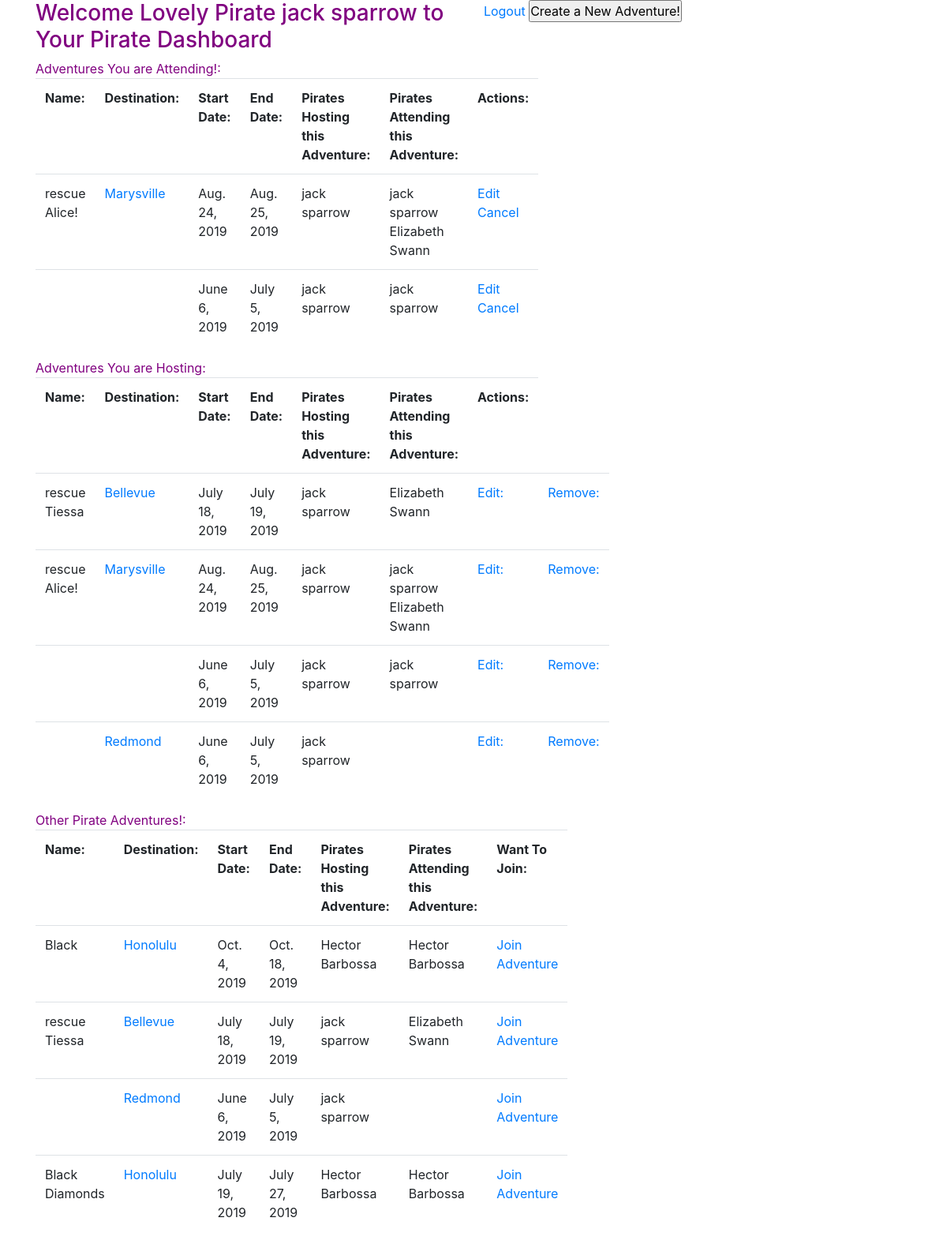
The page /pirates_adventure/dashboard (signed in) on the database as committed earlier.
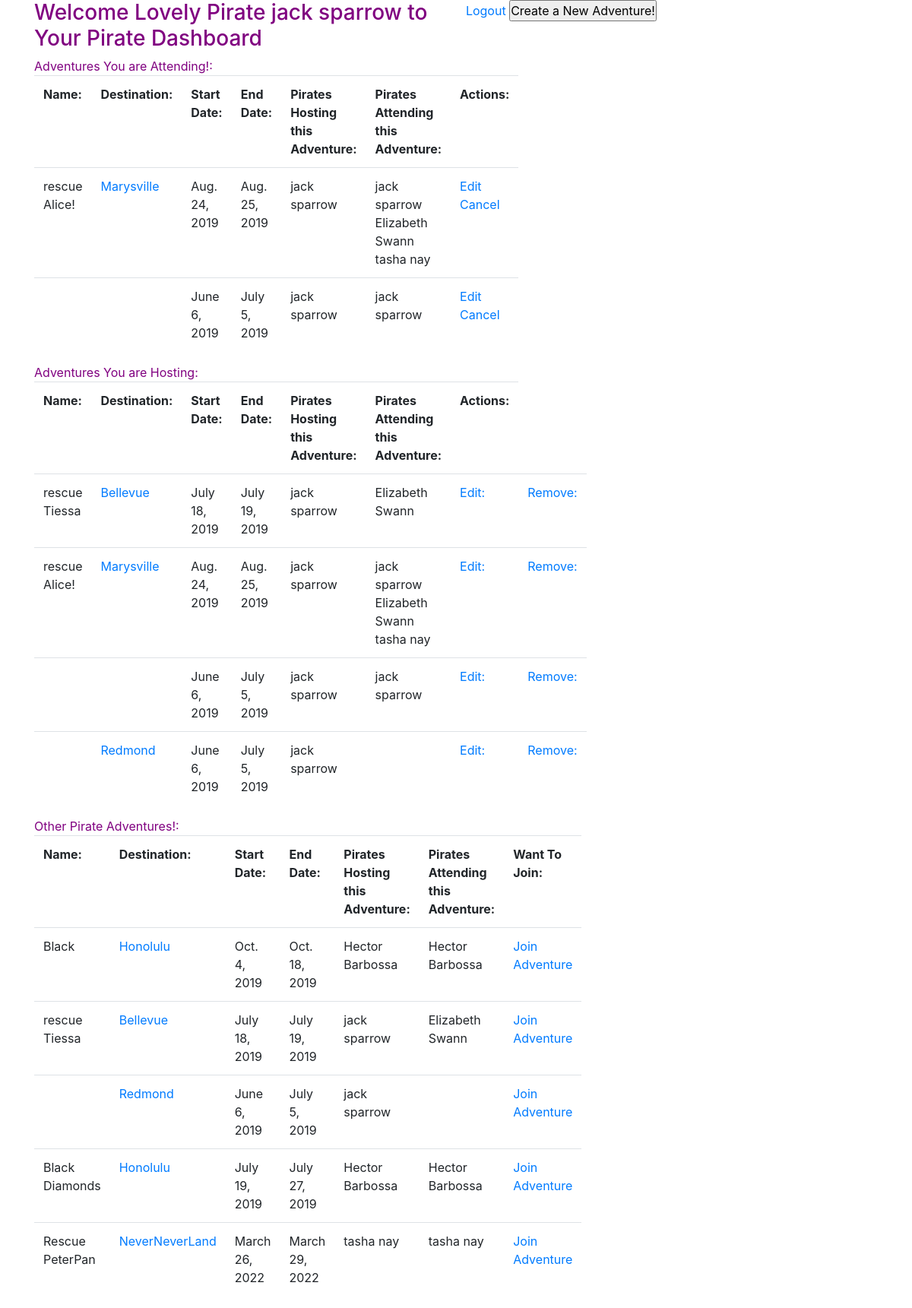
The same page on the database as committed later.
### log_reg_adventure_app/models.py (models this page shows)
class User(models.Model):
    first_name = models.CharField(max_length=45)
    last_name = models.CharField(max_length=45)
    alias = models.CharField(max_length=45)
    email = models.CharField(max_length=45)
    password = models.CharField(max_length=255)
    birthday = models.DateField()
    created_at = models.DateTimeField(auto_now_add=True)
    updated_at = models.DateTimeField(auto_now=True)
    objects = LoginManager()

### adventure_app/models.py (models this page shows)
class Adventure(models.Model):
    name = models.CharField(max_length=45)
    attending_adventure = models.ManyToManyField(User, related_name="pirates_attending_adventures_list", default = "")
    hosting_adventure = models.ForeignKey(User, related_name="pirates_hosting_adventures_list", default = "")
    destination = models.CharField(max_length = 255)
    start_date = models.DateField()
    end_date = models.DateField()
    plan = models.TextField()
    created_at = models.DateTimeField(auto_now_add=True)
    updated_at = models.DateTimeField(auto_now=True)
    objects = AdventureManager()

### adventure_app/views.py (the view)
def Dashboard(request):
    if 'user_id' not in request.session:
        return redirect('/')
    this_pirate_id = request.session["user_id"]
    this_pirate = User.objects.get(id=this_pirate_id)
    all_pirates = User.objects.all()
    attend_list = this_pirate.pirates_attending_adventures_list.all()
    host_list = this_pirate.pirates_hosting_adventures_list.all()
    all_adventures = Adventure.objects.all()
    other_pirate_adventures = Adventure.objects.exclude(attending_adventure = this_pirate_id)
    all_logged_user_attending_adventures_list_of_adventure_objects = Adventure.objects.filter( attending_adventure = this_pirate_id)
    context={
       'this_pirate_template': this_pirate,
       'this_pirate_id_template': this_pirate_id,
       'all_pirates_template': all_pirates,
       'attend_list': attend_list,
       'host_list': host_list,
       'all_adventures_template': all_adventures,
       'other_pirate_adventures_template': other_pirate_adventures,
       'all_logged_user_attending_adventures_list_of_adventure_objects_template': all_logged_user_attending_adventures_list_of_adventure_objects,
    }
    return render(request, "adventure_app/dashboard.html", context )

### adventure_app/templates/adventure_app/dashboard.html (shortened to what this page needs)
<!DOCTYPE html>
<html>
<head>
<link rel="stylesheet" href="https://stackpath.bootstrapcdn.com/bootstrap/4.3.1/css/bootstrap.min.css">
{% load static %}
<link rel="stylesheet" href="{% static 'adventure_app/css/style.css' %}">
</head>
<body>
<div class = "container">
    <div class = "text_left">
       <div class="row">
           <div class="col-6">
                <h3>Welcome Lovely Pirate {{this_pirate_template.first_name}} {{this_pirate_template.last_name}}   to Your Pirate Dashboard</h3>
            </div>
            <div class="col-6">
                    <form action="adventures/new" method="POST">
                        <p><a href= "/logout"> Logout   </a>
                        <input type="submit" value="Create a New Adventure!">
                        </p>
                    </form>
                </div>
       </div>
    </div>
    <div class = "middle">
        <div class="row">
            <div class="col-6">
                <table class = "table">
                    <th>Name:  </th>
                    <th>Destination:  </th>
                    <th>Start Date:  </th>
                    <th>End Date:  </th>
                    <th>Pirates Hosting this Adventure:  </th>
                    <th>Pirates Attending this Adventure:  </th>
                    <th>Actions:  </th>
                    {% for a in attend_list %}
                    <tr>
                        <td>{{a.name}}</td>
                        <td><a href= "/pirates_adventure/adventures/{{a.id}}">{{a.destination}}</a></td>
                        <td>{{a.start_date}}</td>
                        <td>{{a.end_date}}</td>
                        <td>{{a.hosting_adventure.first_name}}  {{a.hosting_adventure.last_name}}</td>
                        <td>{% for b in a.attending_adventure.all %}
                                {{b.first_name}}  {{b.last_name}}
                            {% endfor %}
                        </td>
                        <td><a href="edit/{{a.id}}">Edit</a>
                            <a href="cancelAdventure/{{a.id}}">Cancel</a></td>
                    </tr>
                    {% endfor %}
                </table>
            </div>
        </div>
    </div>
    <div class = "mid-low">
        <div class="row">
            <div class = "col-6">
                <table class = "table">
                    <th>Name:  </th>
                    <th>Destination:  </th>
                    <th>Start Date:  </th>
                    <th>End Date:  </th>
                    <th>Pirates Hosting this Adventure:  </th>
                    <th>Pirates Attending this Adventure:  </th>
                   <th>Actions:  </th>
                    {% for a in host_list %}
                    <tr>
                        <td>{{a.name}}</td>
                        <td><a href= "/pirates_adventure/adventures/{{a.id}}">{{a.destination}}</a></td>
                        <td>{{a.start_date}}</td>
                        <td>{{a.end_date}}</td>
                        <td>{{a.hosting_adventure.first_name}}  {{a.hosting_adventure.last_name}}</td>
                        <td>{% for b in a.attending_adventure.all %}
                                {{b.first_name}}  {{b.last_name}}
                            {% endfor %}
                        </td>
                        <td><a href="edit/{{a.id}}">Edit:</a></td>
                        <td><a href="removeAdventure/{{a.id}}">Remove:</a>
                        </tr>
                    {% endfor %}
                </table>
            </div>
        </div>
    </div>
    <div class = "lower">
            <div class="row">
                <div class="col-6">
                    <table class = "table">
                        <th>Name: </th>
                        <th>Destination:  </th>
                        <th>Start Date:  </th>
                        <th>End Date:  </th>
                        <th>Pirates Hosting this Adventure:  </th>
                        <th>Pirates Attending this Adventure:  </th>
                        <th>Want To Join:  </th>
                        <br>
                        {% for a in other_pirate_adventures_template %}
                        <tr>
                            <td>{{a.name}}</td>
                            <td><a href= "/pirates_adventure/adventures/{{a.id}}">{{a.destination}}</a></td>
                            <td> {{ a.start_date }}</td>
                            <td> {{ a.end_date }}</td>
                            <td>{{a.hosting_adventure.first_name}}  {{a.hosting_adventure.last_name}}</td>
                            <td>{% for b in a.attending_adventure.all %}
                                    {{b.first_name}}  {{b.last_name}}
                                {% endfor %}
                            </td>
                            <td><a href="joinAdventure/{{a.id}}">Join Adventure</a></td>
                        </tr>
                        {% endfor %}
                    </table>
                </div>
            </div>
        </div>
    </div>
</body>
</html>

### adventure_app/static/adventure_app/css/style.css (style rules this page uses)
* { margin:0px; padding: 0px; }
.container { color: purple; }
.text_left { display:inline-block; }

Rows that differ between the two databases and show on the page:
added User: first_name "tasha", last_name "nay"
added Adventure: name "Rescue PeterPan", destination "NeverNeverLand", start_date "March 26, 2022", end_date "March 29, 2022", hosting_adventure.first_name "tasha", hosting_adventure.last_name "nay"
